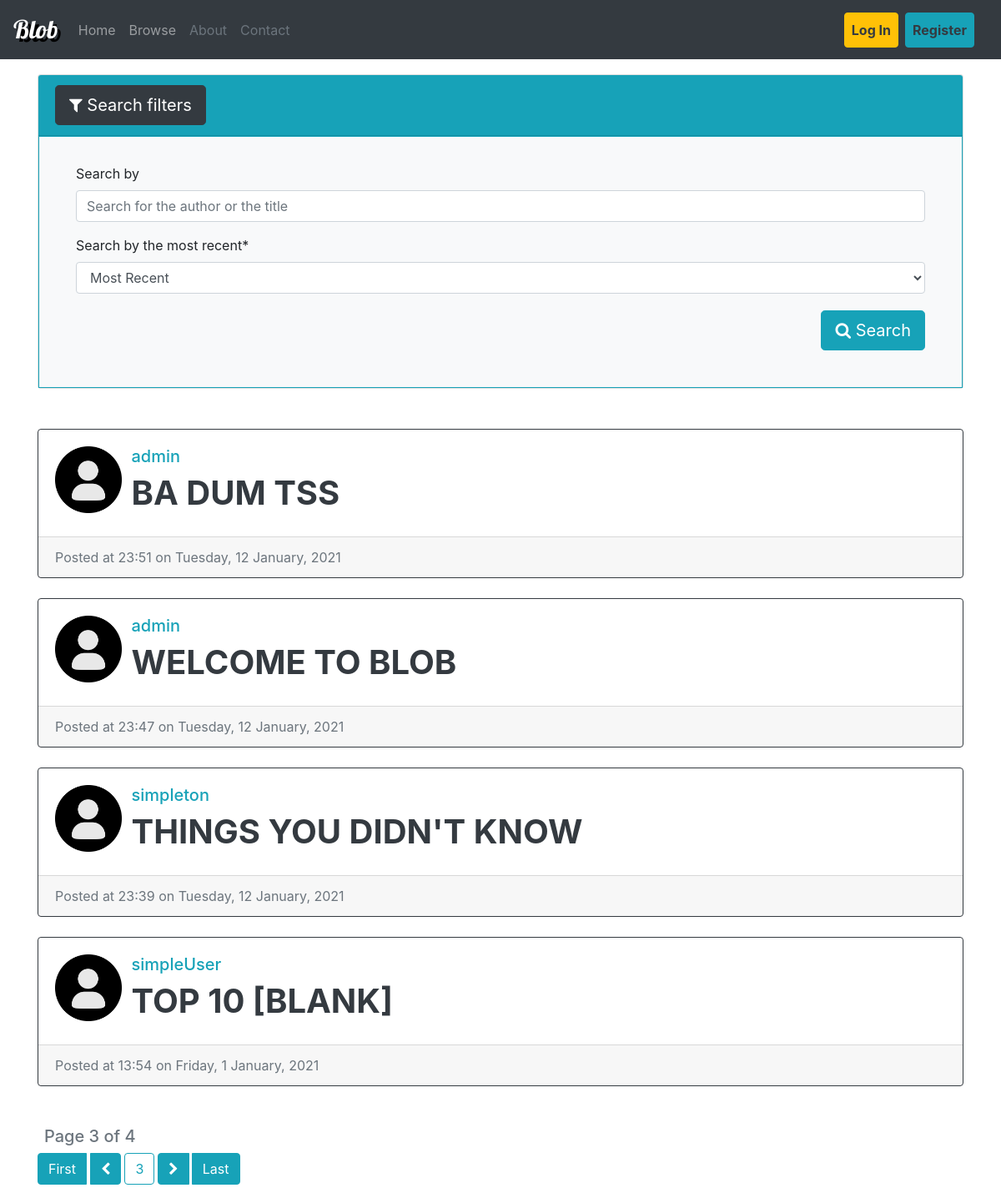
The page /browse/?page=3 on the database its author committed.
### blog/models.py (models this page shows, shortened)
class Post(models.Model):
    title = models.CharField(max_length = 100)
    content = tinymce_models.HTMLField()
    date = models.DateTimeField(default=timezone.now)
    author = models.ForeignKey(User, on_delete=models.CASCADE)

### blog/views/main_views.py (the view)
# urls.py: path('browse/', views.browse_posts, name='blog-browse'),
def browse_posts(request):
    post_search = request.GET.get("search")
    post_order = request.GET.get("order_by")
    order = "date" if post_order == "old" else "-date"
    default_form_values = {
        "search": post_search,
    }
    if post_search == None:
        post_search = ""
    form = SearchPostsForm(initial=default_form_values)
    filtered_posts = Post.objects.filter(Q(title__contains=post_search) | Q(author__username__contains=post_search)).order_by(order)
    posts_count = filtered_posts.count()
    posts_per_page = 4
    paginator = Paginator(filtered_posts, posts_per_page)
    page_number = request.GET.get("page")
    found_posts = paginator.get_page(page_number)
    context = {
        "posts": found_posts,
        "form": form,
        "title": "Search",
        "count": posts_count,
    }
    return render(request, "blog/main/browse.html", context=context)

### blog/forms.py
class SearchPostsForm(forms.Form):
    search = forms.CharField(label="Search by", required=False, max_length=100, widget=forms.TextInput(attrs={'name': 'search','placeholder':'Search for the author or the title'}))
    order_by = forms.ChoiceField(label="Search by the most recent", choices=(("new","Most Recent"), ("old","Oldest")))

### account/models.py (called while the page is built)
    def get_picture(self):
        if os.path.exists(self.picture.path):
            return self.picture.url
        return DEFAULT_PICTURE_URL

### blog/templatetags/blog_extras.py (called while the page is built)
@register.simple_tag
def url_replace(request, field, value):
    parameters = request.GET.copy()
    parameters[field] = value
    return parameters.urlencode()

### blog/templates/blog/main/browse.html (shortened to what this page needs)
{% extends "blog/basic.html" %}
{% load crispy_forms_tags %}
{% load blog_extras %}
{% block content_big %}
<div id="accordion">
    <div class="card ">
      <div class="card-header bg-info" id="headingOne">
        <h5 class="mb-0">
          <button class="btn btn-dark btn-lg btn-white" data-toggle="collapse" data-target="#collapseOne" aria-expanded="true" aria-controls="collapseOne">
            <i class="fa fa-filter" aria-hidden="true"></i> Search filters
          </button>
        </h5>
      </div>
      <div id="collapseOne" class="collapse show" aria-labelledby="headingOne" data-parent="#accordion">
        <div class="card-body border border-info bg-light">
            <form method="GET" class="mt-1 p-2">
                <fieldset class="form-group ml-3 mr-3">
                    {{ form|crispy }}
                    <button class="btn btn-lg btn-info mt-1 pull-right" type="submit"> <i class="fa fa-search" aria-hidden="true"></i> Search </button>
                </fieldset>
            </form>
        </div>
      </div>
    </div>
</div>
    {% for post in posts %}
        <div class="card border border-dark mt-4">
            <div class="card-body">
                <div class="row">
                    <div class="col-md-1">
                        <img src="{{ post.author.profile.get_picture }}" alt="Profile Picture" class="rounded" width="80" height="80">
                    </div>
                    <div class="col-md">
                        <h5>
                             <a href="{% url 'account-profile-inspect' post.author.pk %}" class="text-info">{{post.author.username}}</a>
                        </h5>
                        <h1 class="">
                            <a href="{% url 'blog-post-view' post.id %}" class="text-dark font-weight-bold">{{ post.title|upper }}</a>
                        </h1>
                    </div>
                </div>
            </div>
            <div class="card-footer text-muted">
                Posted at {{ post.date|date:"G:i" }} on {{ post.date|date:"l, j F, Y " }}
            </div>
        </div>
    {% endfor %}
    <p class="h5 text-muted mt-5 ml-2">
        Page {{ posts.number }} of {{ posts.paginator.num_pages }}
    </p>
    <div class="btn-toolbar " role="toolbar" aria-label="Toolbar with button groups" >
        <div class="btn-group mr-1" role="group" aria-label="First group">
            {% if posts.has_previous %}
                <a href="?{% url_replace request 'page' 1 %}" class="btn btn-info"> First </a>
                <a href="?{% url_replace request 'page' posts.previous_page_number %}" class="btn btn-info ml-1"> <i class="fa fa-chevron-left" aria-hidden="true"></i> </a>
            {% endif %}
        </div>
        <div class="btn-group mr-1" role="group" aria-label="Second group">
            <a href="?{% url_replace request 'page' posts.number %}" class="btn btn-outline-info"> {{ posts.number }}</a>
        </div>
        <div class="btn-group mr-1" role="group" aria-label="Third group">
            {% if posts.has_next %}
                <a href="?{% url_replace request 'page' posts.next_page_number %}" class="btn btn-info mr-1"> <i class="fa fa-chevron-right" aria-hidden="true"></i></a>
                <a href="?{% url_replace request 'page' posts.paginator.num_pages %}" class="btn btn-info"> Last </a>
            {% endif %}
        </div>
    </div>
{% endblock content_big %}

### rows shown on the page
Post: author.username "admin", title "BA DUM TSS", date "23:51", date "Tuesday, 12 January, 2021"
Post: author.username "admin", title "WELCOME TO BLOB", date "23:47", date "Tuesday, 12 January, 2021"
Post: author.username "simpleton", title "THINGS YOU DIDN'T KNOW", date "23:39", date "Tuesday, 12 January, 2021"
Post: author.username "simpleUser", title "TOP 10 [BLANK]", date "13:54", date "Friday, 1 January, 2021"

### other values the page prints
{{ posts.number }} "3"
{{ posts.paginator.num_pages }} "4"
